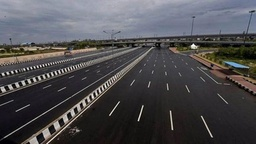
#> input picture auto_nav/jupyter_notebooks/road1.jpg, 256 x 144 px, shrunk from 1024 x 576 before the run
$ python hough.py
#> lines starting #> are read from the running program, lines starting #| are printed output that depends on the picture; after the words box and inside, x2 and y2 are one past the last pixel; in counts of white or black regions, pixels touching at a corner belong together
import cv2
import numpy as np
import matplotlib.pyplot as plt
import matplotlib.lines as mlines


def line_detection_non_vectorized(image, edge_image, num_rhos=180, num_thetas=180, t_count=220):
  edge_height, edge_width = edge_image.shape[:2]
  edge_height_half, edge_width_half = edge_height / 2, edge_width / 2
  #
  d = np.sqrt(np.square(edge_height) + np.square(edge_width))
  dtheta = 180 / num_thetas
  drho = (2 * d) / num_rhos
  #
  thetas = np.arange(0, 180, step=dtheta)
  rhos = np.arange(-d, d, step=drho)
  #
  cos_thetas = np.cos(np.deg2rad(thetas))
  sin_thetas = np.sin(np.deg2rad(thetas))
  #
  accumulator = np.zeros((len(rhos), len(rhos)))
  #
  figure = plt.figure(figsize=(12, 12))
  subplot1 = figure.add_subplot(1, 4, 1)
  subplot1.imshow(image)
  subplot2 = figure.add_subplot(1, 4, 2)
  subplot2.imshow(edge_image, cmap="gray")
  subplot3 = figure.add_subplot(1, 4, 3)
  subplot3.set_facecolor((0, 0, 0))
  subplot4 = figure.add_subplot(1, 4, 4)
  subplot4.imshow(image)
  #
  for y in range(edge_height):
    for x in range(edge_width):
      if edge_image[y][x] != 0:
        edge_point = [y - edge_height_half, x - edge_width_half]
        ys, xs = [], []
        for theta_idx in range(len(thetas)):
          rho = (edge_point[1] * cos_thetas[theta_idx]) + (edge_point[0] * sin_thetas[theta_idx])
          theta = thetas[theta_idx]
          rho_idx = np.argmin(np.abs(rhos - rho))
          accumulator[rho_idx][theta_idx] += 1
          ys.append(rho)
          xs.append(theta)
        subplot3.plot(xs, ys, color="white", alpha=0.05)

  for y in range(accumulator.shape[0]):
    for x in range(accumulator.shape[1]):
      if accumulator[y][x] > t_count:
        rho = rhos[y]
        theta = thetas[x]
        a = np.cos(np.deg2rad(theta))
        b = np.sin(np.deg2rad(theta))
        x0 = (a * rho) + edge_width_half
        y0 = (b * rho) + edge_height_half
        x1 = int(x0 + 1000 * (-b))
        y1 = int(y0 + 1000 * (a))
        x2 = int(x0 - 1000 * (-b))
        y2 = int(y0 - 1000 * (a))
        subplot3.plot([theta], [rho], marker='o', color="yellow")
        subplot4.add_line(mlines.Line2D([x1, x2], [y1, y2]))

  subplot3.invert_yaxis()
  subplot3.invert_xaxis()

  subplot1.title.set_text("Original Image")
  subplot2.title.set_text("Edge Image")
  subplot3.title.set_text("Hough Space")
  subplot4.title.set_text("Detected Lines")
  plt.show()
  return accumulator, rhos, thetas


if __name__ == "__main__":
#   for i in range(3):
    image = cv2.imread("road1.jpg")
#> image is the input picture: shape (144, 256, 3); mean B, G, R 79.2, 76.4, 77.4
    print("read")
    edge_image = cv2.cvtColor(image, cv2.COLOR_BGR2GRAY)
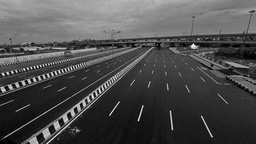
#> edge_image: shape (144, 256); min 0, max 254, mean 77
    edge_image = cv2.GaussianBlur(edge_image, (3, 3), 1)
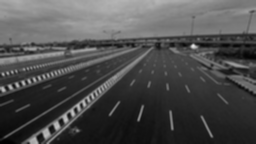
#> edge_image: shape (144, 256); min 1, max 225, mean 77
    edge_image = cv2.Canny(edge_image, 100, 200)
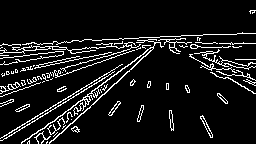
#> edge_image: shape (144, 256); 9.4% white in thin lines or dots
    edge_image = cv2.dilate(
        edge_image,
        cv2.getStructuringElement(cv2.MORPH_RECT, (5, 5)),
        iterations=1
    )
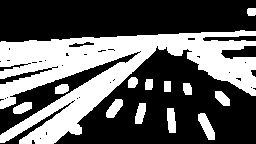
#> edge_image: shape (144, 256); 37.5% white; 13 white regions, largest, box (x1, y1, x2, y2) and area: (0, 30, 256, 144) 12174, (198, 113, 215, 140) 248, (106, 99, 123, 118) 195
    edge_image = cv2.erode(
        edge_image,
        cv2.getStructuringElement(cv2.MORPH_RECT, (5, 5)),
        iterations=1
    )
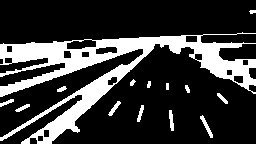
#> edge_image: shape (144, 256); 22.2% white; 14 white regions, largest, box (x1, y1, x2, y2) and area: (0, 32, 256, 144) 7607, (200, 115, 213, 138) 88, (169, 110, 174, 131) 73
    print("edge")
    line_detection_non_vectorized(image, edge_image)
#> after the loop in line_detection_non_vectorized, `for y in range(edge_height):`:
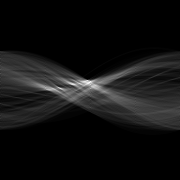
#> accumulator: shape (180, 180) float64; min 0, max 672, mean 45.6; drawn with min black and max white
#> in line_detection_non_vectorized, `plt.show()`:
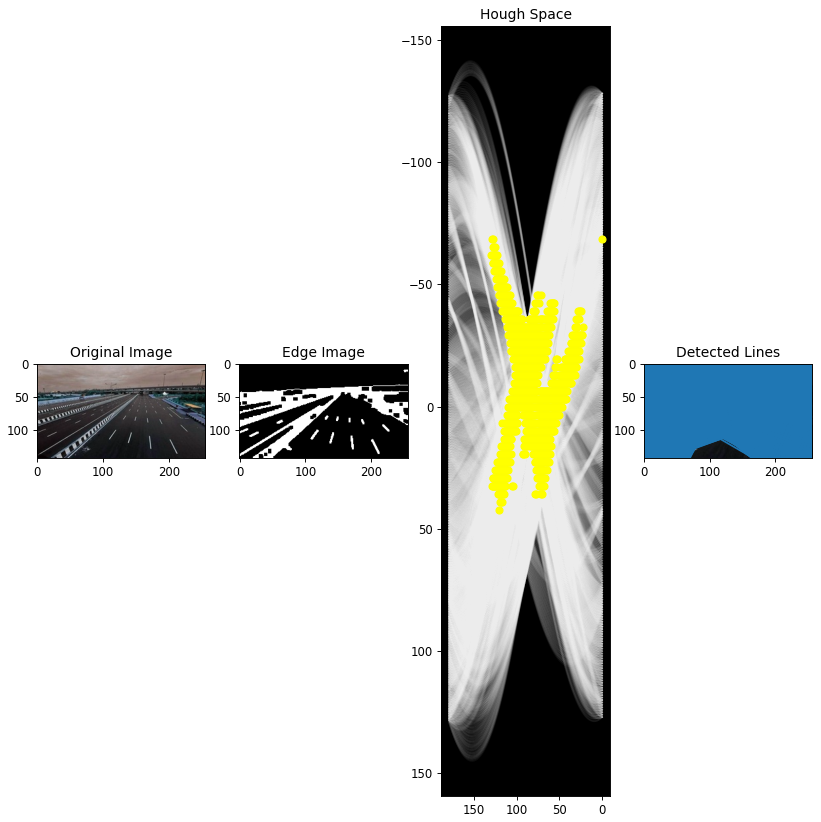
#> figure drawn by matplotlib, 4 panels; B, G, R data is drawn as R, G, B; panel 3: curve peaks at x = 0, y = 122; panel 3: curve peaks at x = 0, y = 123; panel 3: curve peaks at x = 0, y = 124

$ run again, with auto_nav/jupyter_notebooks/road.jpg copied over auto_nav/jupyter_notebooks/road1.jpg
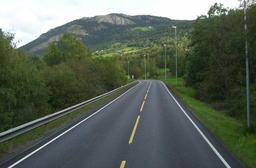
#> input picture auto_nav/jupyter_notebooks/road.jpg, 256 x 168 px, shrunk from 1200 x 786 before the run
#> image is the input picture: shape (168, 256, 3); mean B, G, R 87.1, 99.5, 89.3
#> `edge_image = cv2.Canny(edge_image, 100, 200)`:
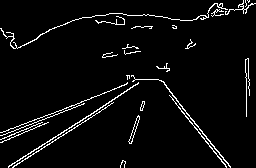
#> edge_image: shape (168, 256); 4.3% white in thin lines or dots
#> in line_detection_non_vectorized, `plt.show()`:
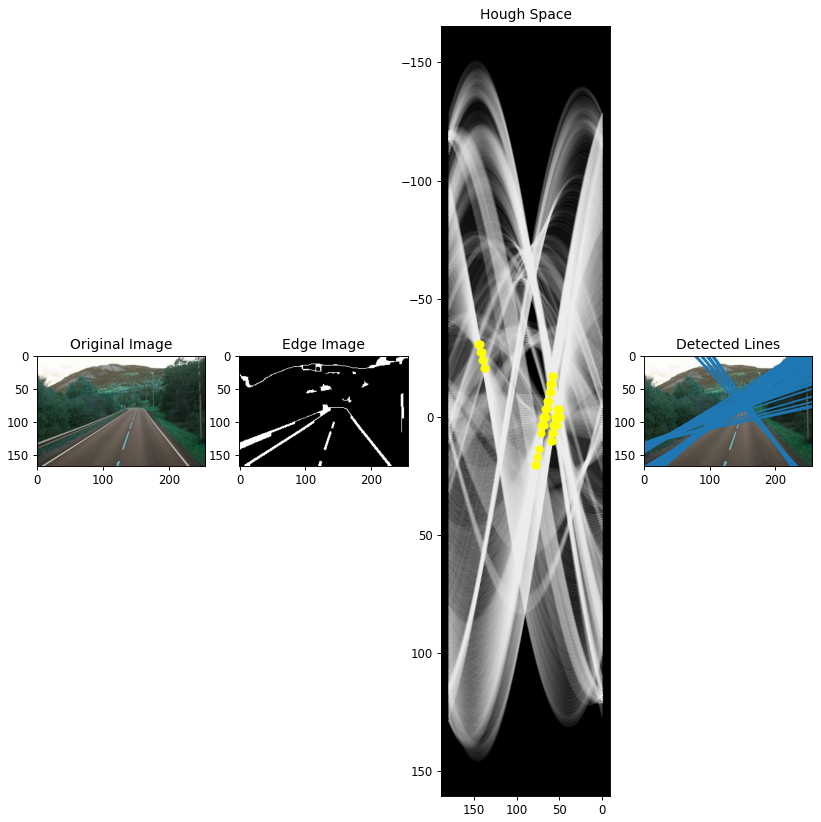
#> figure drawn by matplotlib, 4 panels; B, G, R data is drawn as R, G, B; panel 3: curve peaks at x = 0, y = 115; panel 3: curve peaks at x = 0, y = 116; panel 3: curve peaks at x = 0, y = 117
